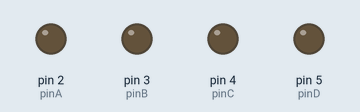
This program was run on a simulated Arduino Uno, built with avr-gcc and run on an emulated ATmega328P. On the bench: output pins drawn as LEDs (lit = HIGH).

Above: at 0.3 s.
At 3.3 s:
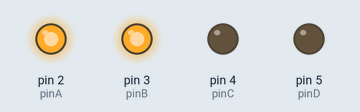
At 5.7 s:
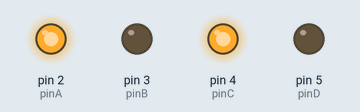
At 10.5 s:
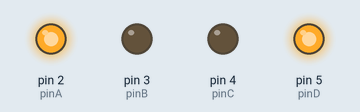
At 15.3 s:
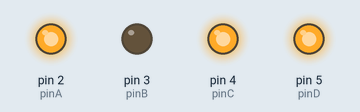
At 20.7 s:
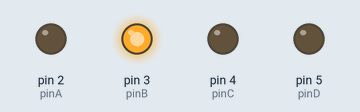
Timing chart, 0 to 21.4 s (numbered marks = the images above):
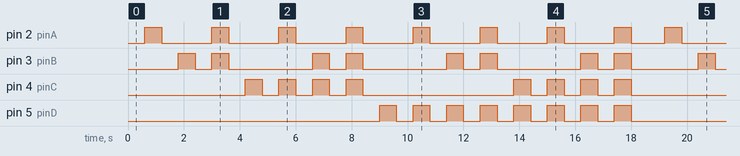

The program:

main.cpp
```cpp
#include <Arduino.h>

/*
glow 4 leds indicating a binary counter.
e.g. first is 0, then 4th glows, then 3rd glows, then 3rd and 4th both, etc
for connection see image.

*/
const int pinA=2;
const int pinB=3;
const int pinC=4;
const int pinD=5;
int delaytime=600;
int pin_led_off(int x);
int pin_led_on(int x);

void setup() {
  pinMode(pinA, OUTPUT);
  pinMode(pinB, OUTPUT);
  pinMode(pinC, OUTPUT);
  pinMode(pinD, OUTPUT);
}

void loop() {
pin_led_off(pinA);
pin_led_off(pinB);
pin_led_off(pinC);
pin_led_off(pinD);
delay(delaytime);
// start=================
pin_led_on(pinA);
delay(delaytime);
pin_led_off(pinA);
delay(delaytime);
pin_led_on(pinB);
delay(delaytime);
pin_led_off(pinB);
delay(delaytime);
//==============
pin_led_on(pinA);
pin_led_on(pinB);
delay(delaytime);
//===
pin_led_off(pinA);
pin_led_off(pinB);
delay(delaytime);
//==========
pin_led_on(pinC);
delay(delaytime);
pin_led_off(pinC);
delay(delaytime);
//=======
pin_led_on(pinC);
pin_led_on(pinA);
delay(delaytime);
//=======
pin_led_off(pinC);
pin_led_off(pinA);
delay(delaytime);
//=======
pin_led_on(pinC);
pin_led_on(pinB);
delay(delaytime);
//=======
pin_led_off(pinC);
pin_led_off(pinB);
delay(delaytime);
//========
pin_led_on(pinC);
pin_led_on(pinB);
pin_led_on(pinA);
delay(delaytime);
//=======
pin_led_off(pinC);
pin_led_off(pinB);
pin_led_off(pinA);
delay(delaytime);
//========
pin_led_on(pinD);
delay(delaytime);
//=======
pin_led_off(pinD);
delay(delaytime);
//========
pin_led_on(pinD);
pin_led_on(pinA);
delay(delaytime);
//=======
pin_led_off(pinD);
pin_led_off(pinA);
delay(delaytime);
//========
pin_led_on(pinD);
pin_led_on(pinB);
delay(delaytime);
//=======
pin_led_off(pinD);
pin_led_off(pinB);
delay(delaytime);
//========
pin_led_on(pinD);
pin_led_on(pinB);
pin_led_on(pinA);
delay(delaytime);
//=======
pin_led_off(pinD);
pin_led_off(pinB);
pin_led_off(pinA);
delay(delaytime);
//========
pin_led_on(pinD);
pin_led_on(pinC);
delay(delaytime);
//=======
pin_led_off(pinD);
pin_led_off(pinC);
delay(delaytime);
//========
pin_led_on(pinD);
pin_led_on(pinC);
pin_led_on(pinA);
delay(delaytime);
//=======
pin_led_off(pinD);
pin_led_off(pinC);
pin_led_off(pinA);
delay(delaytime);
//========
pin_led_on(pinD);
pin_led_on(pinC);
pin_led_on(pinB);
delay(delaytime);
//=======
pin_led_off(pinD);
pin_led_off(pinC);
pin_led_off(pinB);
delay(delaytime);
//========
pin_led_on(pinD);
pin_led_on(pinC);
pin_led_on(pinB);
pin_led_on(pinA);
delay(delaytime);
//=======
pin_led_off(pinD);
pin_led_off(pinC);
pin_led_off(pinB);
pin_led_off(pinA);
delay(delaytime);
}

int pin_led_off(int x){
  digitalWrite(x, LOW);
}

int pin_led_on(int x){
  digitalWrite(x, HIGH);
}
```

Measured:
- by itself, pin 2 (pinA): repeats every 18.6 s: 7 × (LOW 1.8 s, HIGH 0.60 s), LOW 1.2 s, HIGH 0.60 s
- by itself, pin 4 (pinC): LOW → HIGH at 4.2 s, → LOW 0.60 s later, → HIGH 0.60 s later, → LOW 0.60 s later, … (32 changes in this stretch)
- by itself, pin 5 (pinD): goes 7 × (HIGH 0.60 s, LOW 0.60 s), HIGH 0.60 s, LOW 9.6 s, 7 × (HIGH 0.60 s, LOW 0.60 s), HIGH 0.60 s, then LOW
- by itself, pin 3 (pinB): repeats every 18.6 s: LOW 0.60 s, HIGH 0.60 s, LOW 3.0 s, HIGH 0.60 s, LOW 0.60 s, HIGH 0.60 s, LOW 3.0 s, HIGH 0.60 s, LOW 0.60 s, HIGH 0.60 s, LOW 3.0 s, HIGH 0.60 s, LOW 0.60 s, HIGH 0.60 s, LOW 2.4 s, HIGH 0.60 s
